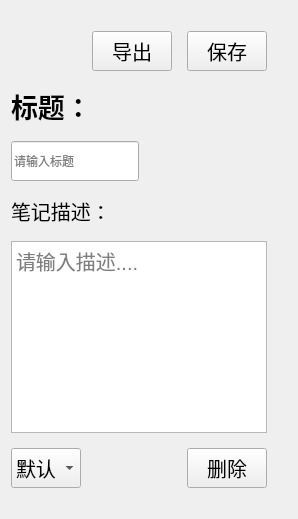
         <widget class="QWidget" name="NM_Page">
          <layout class="QVBoxLayout" name="verticalLayout_30">
           <item>
            <layout class="QVBoxLayout" name="verticalLayout_11">
             <property name="spacing">
              <number>15</number>
             </property>
             <property name="topMargin">
              <number>20</number>
             </property>
             <property name="rightMargin">
              <number>20</number>
             </property>
             <property name="bottomMargin">
              <number>20</number>
             </property>
             <item>
              <layout class="QHBoxLayout" name="horizontalLayout_4">
               <item>
                <spacer name="horizontalSpacer_9">
                 <property name="orientation">
                  <enum>Qt::Orientation::Horizontal</enum>
                 </property>
                 <property name="sizeHint" stdset="0">
                  <size>
                   <width>50</width>
                   <height>20</height>
                  </size>
                 </property>
                </spacer>
               </item>
               <item>
                <widget class="QPushButton" name="btnExport_Note">
                 <property name="minimumSize">
                  <size>
                   <width>0</width>
                   <height>40</height>
                  </size>
                 </property>
                 <property name="font">
                  <font>
                   <pointsize>15</pointsize>
                  </font>
                 </property>
                 <property name="text">
                  <string>导出</string>
                 </property>
                </widget>
               </item>
               <item>
                <widget class="QPushButton" name="btnSave_Note">
                 <property name="minimumSize">
                  <size>
                   <width>0</width>
                   <height>40</height>
                  </size>
                 </property>
                 <property name="font">
                  <font>
                   <pointsize>15</pointsize>
                  </font>
                 </property>
                 <property name="text">
                  <string>保存</string>
                 </property>
                </widget>
               </item>
              </layout>
             </item>
             <item>
              <layout class="QVBoxLayout" name="verticalLayout_10">
               <item>
                <widget class="QLabel" name="label_NoteTitle">
                 <property name="font">
                  <font>
                   <pointsize>20</pointsize>
                   <bold>true</bold>
                  </font>
                 </property>
                 <property name="text">
                  <string>标题：</string>
                 </property>
                 <property name="margin">
                  <number>5</number>
                 </property>
                </widget>
               </item>
               <item>
                <layout class="QHBoxLayout" name="horizontalLayout_13">
                 <item>
                  <widget class="QLineEdit" name="input_Notetitle">
                   <property name="minimumSize">
                    <size>
                     <width>0</width>
                     <height>40</height>
                    </size>
                   </property>
                   <property name="placeholderText">
                    <string>请输入标题</string>
                   </property>
                  </widget>
                 </item>
                 <item>
                  <spacer name="horizontalSpacer_6">
                   <property name="orientation">
                    <enum>Qt::Orientation::Horizontal</enum>
                   </property>
                   <property name="sizeHint" stdset="0">
                    <size>
                     <width>50</width>
                     <height>20</height>
                    </size>
                   </property>
                  </spacer>
                 </item>
                </layout>
               </item>
              </layout>
             </item>
             <item>
              <widget class="QLabel" name="label_NoteDes">
               <property name="font">
                <font>
                 <pointsize>15</pointsize>
                </font>
               </property>
               <property name="text">
                <string>笔记描述：</string>
               </property>
               <property name="margin">
                <number>5</number>
               </property>
              </widget>
             </item>
             <item>
              <widget class="QTextEdit" name="input_Note">
               <property name="font">
                <font>
                 <pointsize>15</pointsize>
                </font>
               </property>
               <property name="html">
                <string>&lt;!DOCTYPE HTML PUBLIC &quot;-//W3C//DTD HTML 4.0//EN&quot; &quot;http://www.w3.org/TR/REC-html40/strict.dtd&quot;&gt;
&lt;html&gt;&lt;head&gt;&lt;meta name=&quot;qrichtext&quot; content=&quot;1&quot; /&gt;&lt;meta charset=&quot;utf-8&quot; /&gt;&lt;style type=&quot;text/css&quot;&gt;
p, li { white-space: pre-wrap; }
hr { height: 1px; border-width: 0; }
li.unchecked::marker { content: &quot;\2610&quot;; }
li.checked::marker { content: &quot;\2612&quot;; }
&lt;/style&gt;&lt;/head&gt;&lt;body style=&quot; font-family:'Microsoft YaHei UI'; font-size:15pt; font-weight:400; font-style:normal;&quot;&gt;
&lt;p style=&quot;-qt-paragraph-type:empty; margin-top:0px; margin-bottom:0px; margin-left:0px; margin-right:0px; -qt-block-indent:0; text-indent:0px; font-size:9pt;&quot;&gt;&lt;br /&gt;&lt;/p&gt;&lt;/body&gt;&lt;/html&gt;</string>
               </property>
               <property name="placeholderText">
                <string>请输入描述....</string>
               </property>
              </widget>
             </item>
             <item>
              <layout class="QHBoxLayout" name="horizontalLayout_14" stretch="1,2,0">
               <item>
                <widget class="QComboBox" name="noteTypeBox">
                 <property name="minimumSize">
                  <size>
                   <width>0</width>
                   <height>40</height>
                  </size>
                 </property>
                 <property name="font">
                  <font>
                   <pointsize>15</pointsize>
                  </font>
                 </property>
                 <item>
                  <property name="text">
                   <string>默认</string>
                  </property>
                 </item>
                 <item>
                  <property name="text">
                   <string>工作</string>
                  </property>
                 </item>
                 <item>
                  <property name="text">
                   <string>学习</string>
                  </property>
                 </item>
                 <item>
                  <property name="text">
                   <string>日常</string>
                  </property>
                 </item>
                </widget>
               </item>
               <item>
                <spacer name="horizontalSpacer_10">
                 <property name="orientation">
                  <enum>Qt::Orientation::Horizontal</enum>
                 </property>
                 <property name="sizeHint" stdset="0">
                  <size>
                   <width>40</width>
                   <height>20</height>
                  </size>
                 </property>
                </spacer>
               </item>
               <item>
                <widget class="QPushButton" name="btnDel_Note">
                 <property name="minimumSize">
                  <size>
                   <width>0</width>
                   <height>40</height>
                  </size>
                 </property>
                 <property name="font">
                  <font>
                   <pointsize>15</pointsize>
                  </font>
                 </property>
                 <property name="text">
                  <string>删除</string>
                 </property>
                </widget>
               </item>
              </layout>
             </item>
            </layout>
           </item>
          </layout>
         </widget>
